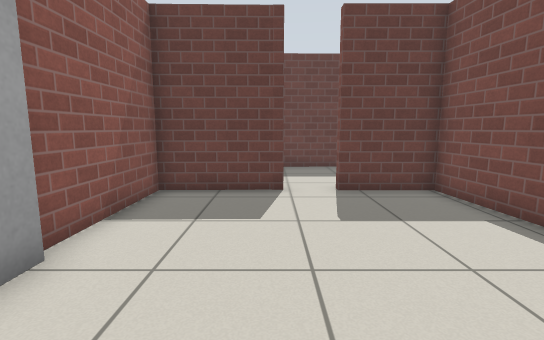
View 1 (above)

16 first-person views from a walk through a world built for the Gazebo simulator. The camera is 0.88 m above the floor, tilts 8° down and sees 85° across. The floor is counted in squares, 0.5 m on a side. Each view is taken from the middle of a square. On the plan, view 1 faces up. The plan holds only what a view shows up to about 16 squares ahead; the rest is blank. Gazebo's built-in surfaces are drawn with simple patterns.

View 2
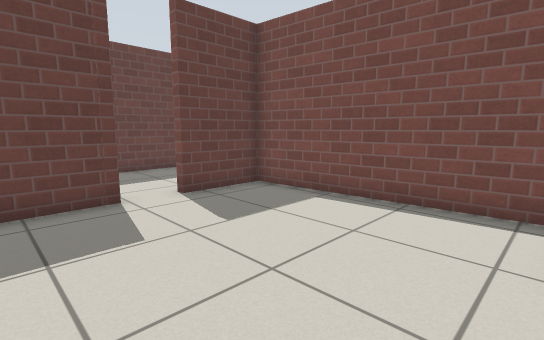

View 3
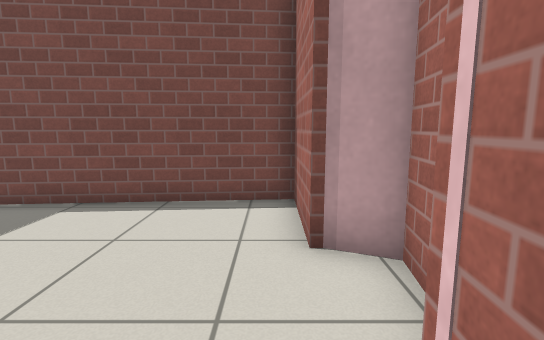

View 4
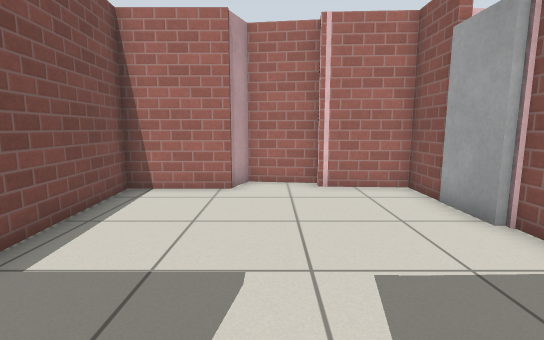

View 5
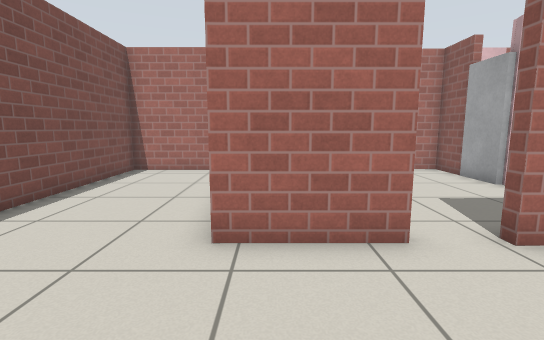

View 6
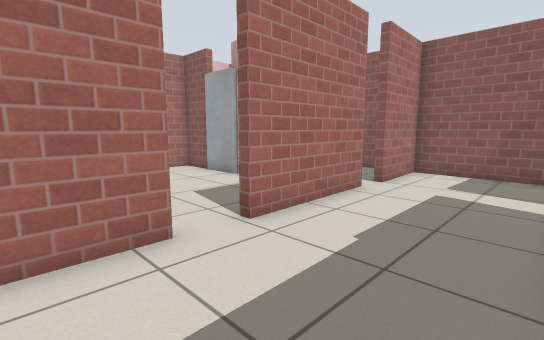

View 7
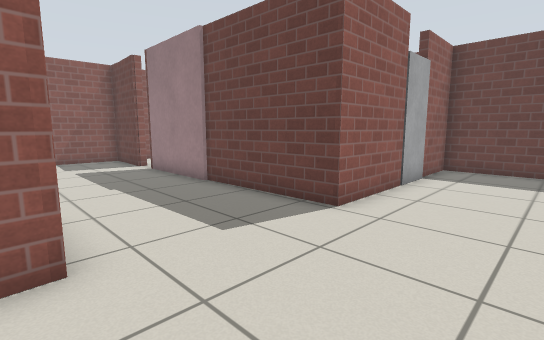

View 8
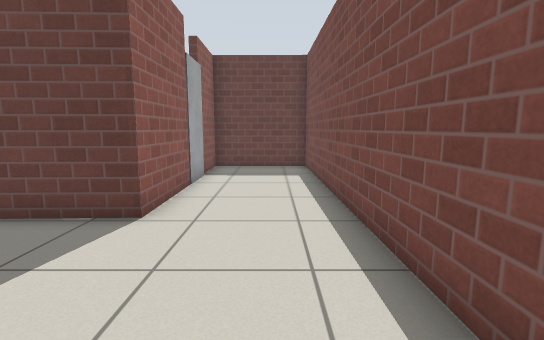

View 9
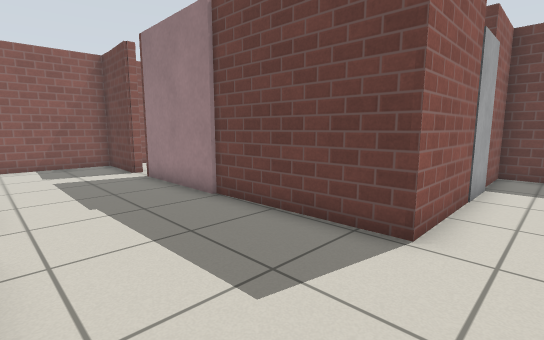

View 10
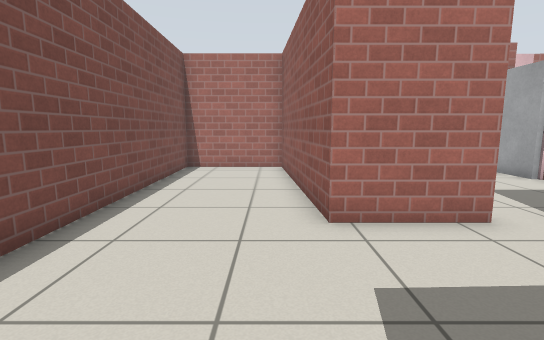

View 11
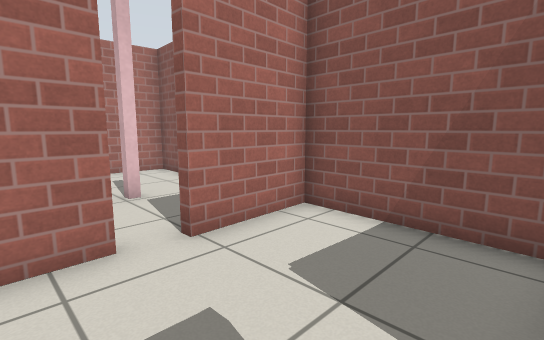

View 12
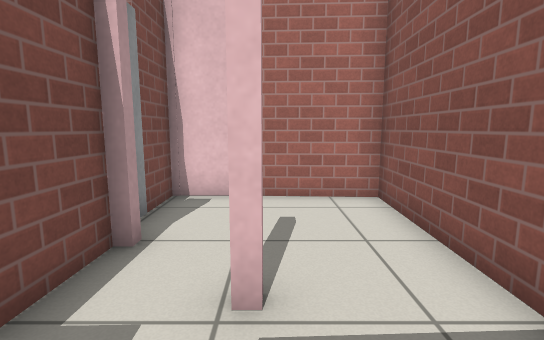

View 13
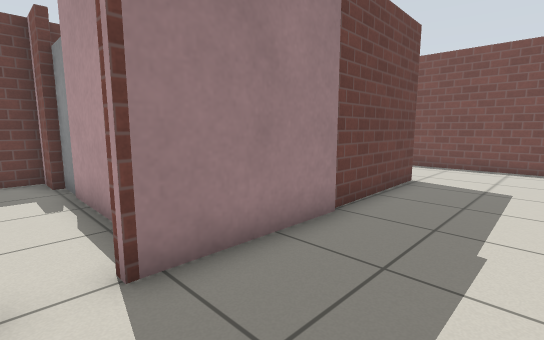

View 14
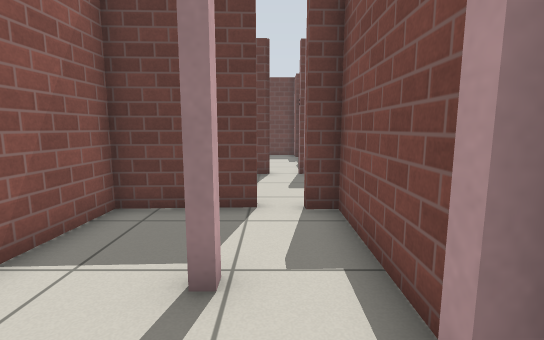

View 15
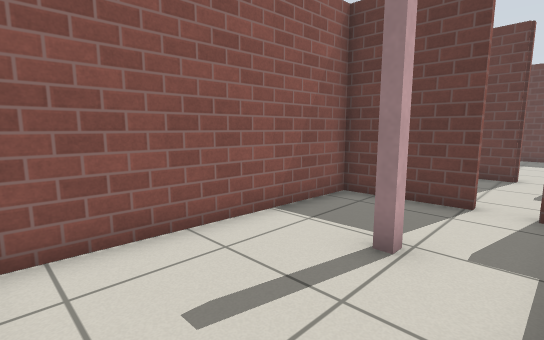

View 16
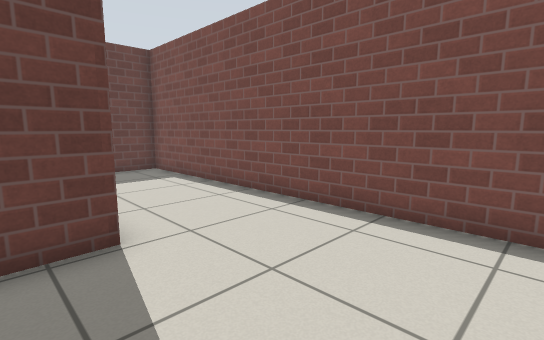

### Floor plan
Ten units are one square. View 1 is at (0, 0); x grows to the right and y downward. Boxes are objects, and circles mark ways between rooms. Rooms are numbered by the first view taken in them; rooms with no view inside come last. Other rooms are left out.
<svg viewBox="-92 -224 196 237">
<path fill="none" stroke="#000" d="M-8 -2 -3 -1M4 -84 -32 -83 -33 -39M-31 -20 -31 -2 -3 -1M-5 5 18 8 23 -4 53 -4 46 -83 19 -83M19 -86 49 -86 56 -4 99 -4 96 -218 54 -219 54 -194M54 -172 54 -137 -40 -134M-44 -86 4 -86M-51 -134 -83 -133 -84 -86 -53 -86M-55 -50 -60 -50M-60 -53 -55 -53M-36 -38 -35 -83M-35 -35 -39 -35 -39 -38M-53 -85 -84 -84 -87 -5 -34 -3 -34 -20"/>
<rect x="-35" y="-35" width="10" height="10" fill="#bbb"><title>door leaf</title></rect>
<circle cx="10" cy="-80" r="3" fill="#2a7"/>
<circle cx="-50" cy="-80" r="3" fill="#2a7"/>
<text x="10" y="-40">1</text>
<text x="40" y="-110">2</text>
<text x="-60" y="-40">3</text>
</svg>
Room 1 opens to room 2. Room 2 opens to room 3.

Where each view was taken, in squares from view 1:
view 1: 0 up, 0 right, facing up
view 2: 1 up, 2 left, facing up-right
view 3: 1 up, 2 left, facing right
view 4: 9 up, 1 right, facing down
view 5: 13 up, 4 right, facing down
view 6: 13 up, 4 right, facing down-left
view 7: 8 up, 9 right, facing up-left
view 8: 8 up, 8 right, facing up
view 9: 9 up, 7 right, facing up-left
view 10: 14 up, 6 right, facing down
view 11: 13 up, 3 left, facing down-left
view 12: 8 up, 6 left, facing down
view 13: 10 up, 5 left, facing up-right
view 14: 2 up, 5 left, facing up
view 15: 1 up, 4 left, facing up-left
view 16: 9 up, 4 right, facing up-right
